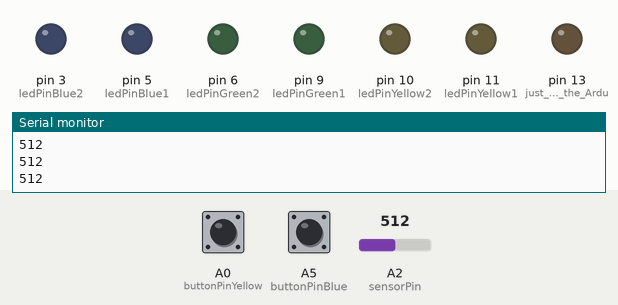
Simulated run of this sketch. Board: Arduino Uno, built with avr-gcc and run on an emulated ATmega328P. On the bench: output pins drawn as LEDs (lit = HIGH), the last lines printed to the serial monitor. Dashed ring = blinking. The test bench sets the inputs (shaded band); at power-on: A0 (buttonPinYellow) LOW, A5 (buttonPinBlue) LOW, A2 (sensorPin) = 512.

Above: at 1.2 s.
1.3 s: A0 (buttonPinYellow) pulled HIGH for 0.15 s
At 1.46 s:
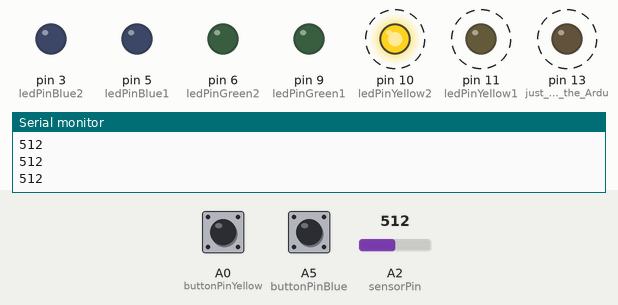
3.0 s: A5 (buttonPinBlue) pulled HIGH for 1 s
At 3.21 s:
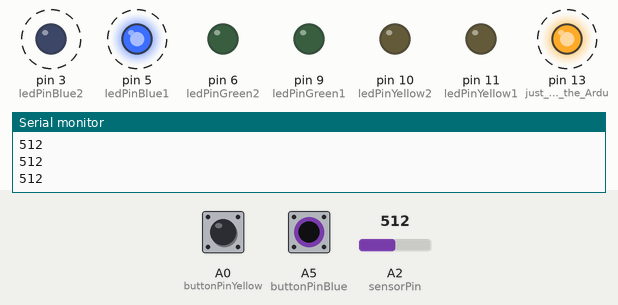
6.0 s: A5 (buttonPinBlue) pulled HIGH for 3.2 s
At 10.2 s:
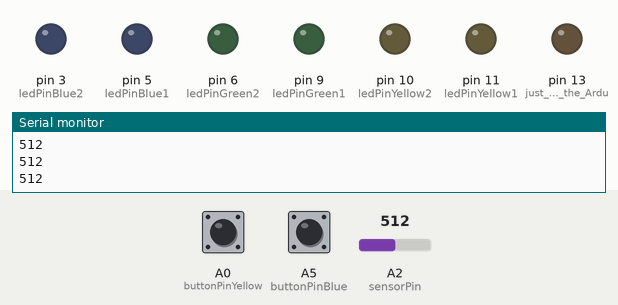
10.7 s: A0 (buttonPinYellow) pulled HIGH for 3.2 s
At 10.91 s:
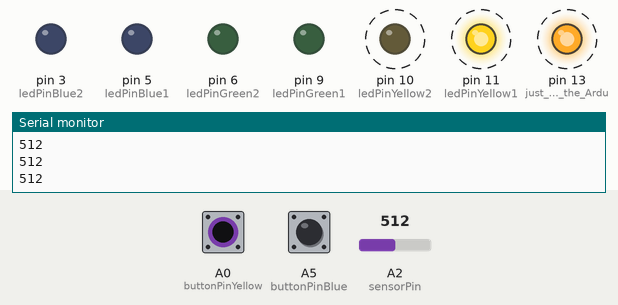
15.4 s: A0 (buttonPinYellow) driven HIGH and A5 (buttonPinBlue) driven HIGH
At 15.61 s:
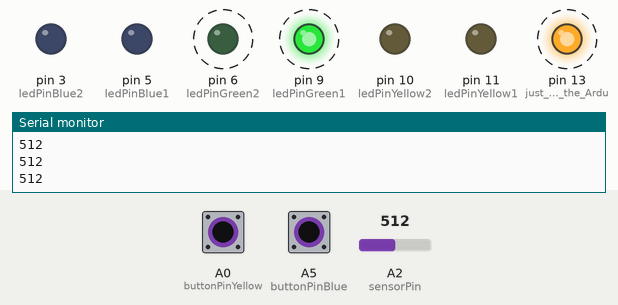
18.4 s: A2 (sensorPin) set to 55
21.4 s: A2 (sensorPin) set to 47
At 21.51 s:
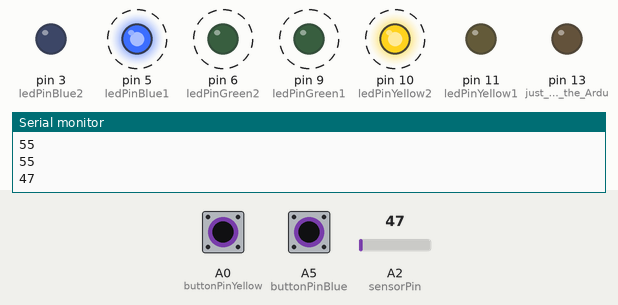
Timing chart, 0 to 25.4 s (numbered marks = the images above; inputs shaded):
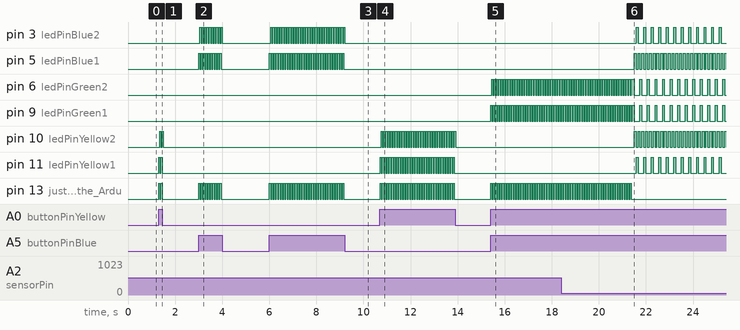

The sketch:

hw4.ino
```cpp
// Joshua Rafael Sanchez
// Professor Michael Shiloh
// DES INV 23: Creative Programming and Electronics, Summer 2020
// July 22, 2020
// HW 4

// Establishing constants for pin placement:
const int buttonPinBlue = A5;
const int buttonPinYellow = A0;
const int ledPinBlue1 = 5;
const int ledPinBlue2 = 3;
const int ledPinGreen1 = 9;
const int ledPinGreen2 = 6;
const int ledPinYellow1 = 11;
const int ledPinYellow2 = 10;
const int sensorPin = A2;

// Setup code here, to run once:
void setup() {
  pinMode(LED_BUILTIN, OUTPUT);     // just to check if the Arduino works
  pinMode(ledPinBlue1, OUTPUT);
  pinMode(ledPinBlue2, OUTPUT);
  pinMode(ledPinGreen1, OUTPUT);
  pinMode(ledPinGreen2, OUTPUT);
  pinMode(ledPinYellow1, OUTPUT);
  pinMode(ledPinYellow2, OUTPUT);
  pinMode(buttonPinBlue, INPUT);
  pinMode(buttonPinYellow, INPUT);
  Serial.begin(9600);               // initialize serial communication at 9600 bits per second
}

// setting constants:
int sensorValue = 0;   // variable to store value of sensor

// variables will change:
int buttonStateBlue = 0;
int buttonStateYellow = 0;

// put your main code here, to run repeatedly:
void loop() {

  // read the value from the sensor:
  sensorValue = analogRead(sensorPin);
  Serial.println(sensorValue);

  // read the state of the pushbutton value:
  buttonStateBlue = digitalRead(buttonPinBlue);
  buttonStateYellow = digitalRead(buttonPinYellow);

  if (buttonStateBlue == HIGH && buttonStateYellow == HIGH) {

    if (sensorValue < 50) {
      specialBlinkingGreen(); // use special green blinking sequence
      resetBrightness();
    } else {
      functionBlink(ledPinGreen1, ledPinGreen2);
      resetBrightness();
    }

  } else if (buttonStateBlue == HIGH && buttonStateYellow == LOW) {

    if (sensorValue < 70) {
      specialBlinkingBlue(); // use special blue blinking sequence
      resetBrightness();
    } else {
      functionBlink(ledPinBlue1, ledPinBlue2);
      resetBrightness();
    }

  } else if (buttonStateBlue == LOW && buttonStateYellow == HIGH) {

    if (sensorValue < 60) {
      specialBlinkingYellow(); // use special yellow blinking sequence
      resetBrightness();
    } else {
      functionBlink(ledPinYellow1, ledPinYellow2);
      resetBrightness();
    }

  } else {
      resetBrightness();
  }


}
```

blinkFunction.ino
```cpp
// ***
// Supporting functions which makes lights blink.
// ***

// Constants Established:
int brightness1 = 0;    // how bright the first LED is
int brightness2 = 112;    // how bright the second LED is
int fadeAmount1 = 5;     // how many points to fade the LED by
int fadeAmount2 = 5;     // how many points to fade the LED by


// Basic Blink:
void functionBlink(int ledPin1, int ledPin2) {

   digitalWrite(LED_BUILTIN, HIGH);   // turn the LED on (HIGH voltage)
   digitalWrite(ledPin1, HIGH);         // turn the LED on
   digitalWrite(ledPin2, LOW);         // turn the LED on
   delay(50);                       // wait for a second
   digitalWrite(LED_BUILTIN, LOW);    // turn the LED off (LOW voltage)
   digitalWrite(ledPin1, LOW);         // turn the LED off
   digitalWrite(ledPin2, HIGH);         // turn the LED off
   delay(50);                       // wait for a second

}
```

resetBrightness.ino
```cpp
// ***
// Reset Brightness.
// ***

// Constants established.
int brightness = 0;

// Reset brightness so that other lights don't continue.
void resetBrightness() {
  analogWrite(ledPinGreen1, brightness);
  analogWrite(ledPinGreen2, brightness);
  analogWrite(ledPinBlue1, brightness);
  analogWrite(ledPinBlue2, brightness);
  analogWrite(ledPinYellow1, brightness);
  analogWrite(ledPinYellow2, brightness);
}
```

specialBlinking.ino
```cpp
/**
 *  Special blink when the sensor is activated.
 */

void specialBlinkingGreen() {

   digitalWrite(ledPinYellow1, LOW);
   digitalWrite(ledPinYellow2, LOW);
   digitalWrite(ledPinGreen1, HIGH);
   digitalWrite(ledPinGreen2, HIGH);
   digitalWrite(ledPinBlue1, LOW);
   digitalWrite(ledPinBlue2, LOW);
   delay(80);

   digitalWrite(ledPinYellow1, LOW);
   digitalWrite(ledPinYellow2, HIGH);
   digitalWrite(ledPinGreen1, LOW);
   digitalWrite(ledPinGreen2, LOW);
   digitalWrite(ledPinBlue1, HIGH);
   digitalWrite(ledPinBlue2, LOW);
   delay(80);

   digitalWrite(ledPinYellow1, HIGH);
   digitalWrite(ledPinYellow2, LOW);
   digitalWrite(ledPinGreen1, LOW);
   digitalWrite(ledPinGreen2, LOW);
   digitalWrite(ledPinBlue1, LOW);
   digitalWrite(ledPinBlue2, HIGH);
   delay(80);

   digitalWrite(ledPinYellow1, LOW);
   digitalWrite(ledPinYellow2, HIGH);
   digitalWrite(ledPinGreen1, LOW);
   digitalWrite(ledPinGreen2, LOW);
   digitalWrite(ledPinBlue1, HIGH);
   digitalWrite(ledPinBlue2, LOW);
   delay(80);

}

void specialBlinkingBlue() {

   digitalWrite(ledPinYellow1, LOW);
   digitalWrite(ledPinBlue2, HIGH);
   delay(80);
   digitalWrite(ledPinBlue2, LOW);
   digitalWrite(ledPinBlue1, HIGH);
   delay(80);
   digitalWrite(ledPinBlue1, LOW);
   digitalWrite(ledPinGreen2, HIGH);
   delay(80);
   digitalWrite(ledPinGreen2, LOW);
   digitalWrite(ledPinGreen1, HIGH);
   delay(80);
   digitalWrite(ledPinGreen1, LOW);
   digitalWrite(ledPinYellow2, HIGH);
   delay(80);
   digitalWrite(ledPinYellow2, LOW);
   digitalWrite(ledPinYellow1, HIGH);
   delay(80);


}

void specialBlinkingYellow() {

   digitalWrite(ledPinBlue2, LOW);
   digitalWrite(ledPinYellow1, HIGH);
   delay(80);
   digitalWrite(ledPinYellow1, LOW);
   digitalWrite(ledPinYellow2, HIGH);
   delay(80);
   digitalWrite(ledPinYellow2, LOW);
   digitalWrite(ledPinGreen1, HIGH);
   delay(80);
   digitalWrite(ledPinGreen1, LOW);
   digitalWrite(ledPinGreen2, HIGH);
   delay(80);
   digitalWrite(ledPinGreen2, LOW);
   digitalWrite(ledPinBlue1, HIGH);
   delay(80);
   digitalWrite(ledPinBlue1, LOW);
   digitalWrite(ledPinBlue2, HIGH);
   delay(80);

}
```

Measured:
- the behaviour switches between 50 and 49 on A2 (sensorPin) (found by bisection; images 5 and 6)
- after the input at 1.3 s, pin 10 (ledPinYellow2): alternates HIGH for 0.05 s and LOW for 0.05 s, 4 changes in all, then stays LOW, starting after 0.05 s; pin 11 (ledPinYellow1), pin 13 (just_to_check_if_the_Ardu): alternates HIGH for 0.05 s and LOW for 0.05 s, 4 changes in all, then stays LOW, starting at once
- after the input at 3.0 s, pin 3 (ledPinBlue2): alternates HIGH for 0.05 s and LOW for 0.05 s, 20 changes in all, then stays LOW, starting after 0.05 s; pin 5 (ledPinBlue1), pin 13 (just_to_check_if_the_Ardu): alternates HIGH for 0.05 s and LOW for 0.05 s, 20 changes in all, then stays LOW, starting at once
- after the input at 6.0 s, pin 3 (ledPinBlue2): alternates HIGH for 0.05 s and LOW for 0.05 s, 64 changes in all, then stays LOW, starting after 0.05 s; pin 5 (ledPinBlue1), pin 13 (just_to_check_if_the_Ardu): alternates HIGH for 0.05 s and LOW for 0.05 s, 64 changes in all, then stays LOW, starting at once
- after the input at 10.7 s, pin 10 (ledPinYellow2): alternates HIGH for 0.05 s and LOW for 0.05 s, 64 changes in all, then stays LOW, starting after 0.05 s; pin 11 (ledPinYellow1), pin 13 (just_to_check_if_the_Ardu): alternates HIGH for 0.05 s and LOW for 0.05 s, 64 changes in all, then stays LOW, starting at once
- after the input at 15.4 s, pin 6 (ledPinGreen2): alternates HIGH for 0.05 s and LOW for 0.05 s, starting after 0.05 s; pin 9 (ledPinGreen1), pin 13 (just_to_check_if_the_Ardu): alternates HIGH for 0.05 s and LOW for 0.05 s, starting at once
- after the input at 21.4 s, pin 3 (ledPinBlue2): alternates HIGH for 0.08 s and LOW for 0.24 s, starting after 0.18 s; pin 5 (ledPinBlue1): alternates HIGH for 0.08 s and LOW for 0.08 s, starting after 0.10 s
